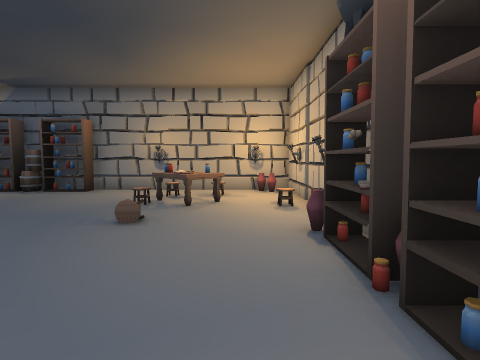
[1] (above)

24 first-person views from a walk through a Unity game level. The camera is 1.3 m above the floor, tilts 4° down and sees 80° across. The floor is counted in squares, 1 m on a side. Each view is taken from the middle of a square. On the plan, view 1 faces up. The plan holds only what a view shows up to about 13 squares ahead; the rest is blank. The place goes on beyond the plan. Some animated figures are not drawn. Door leaves are left out, so doorways stand open.

[2]
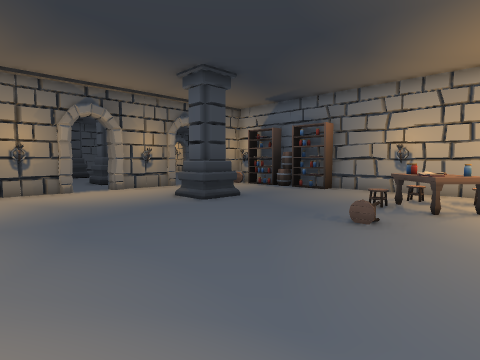

[3]
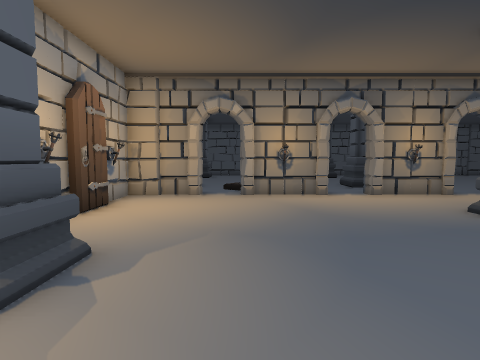

[4]
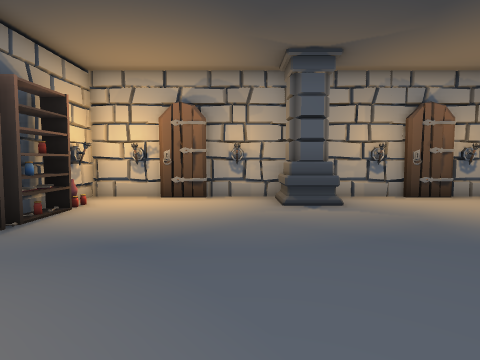

[5]
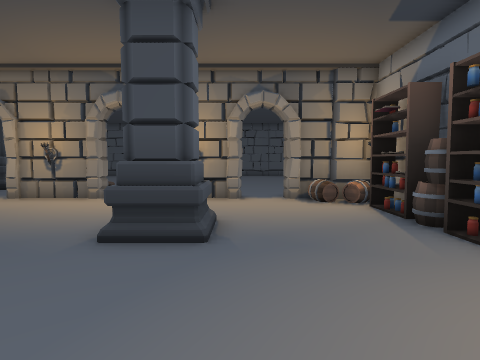

[6]
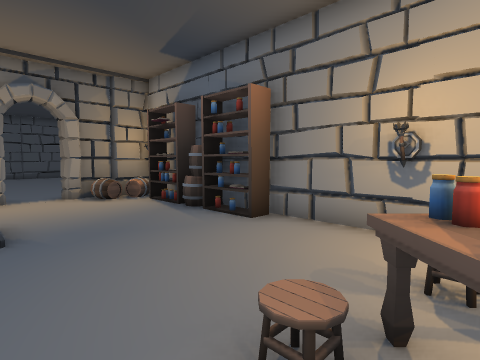

[7]
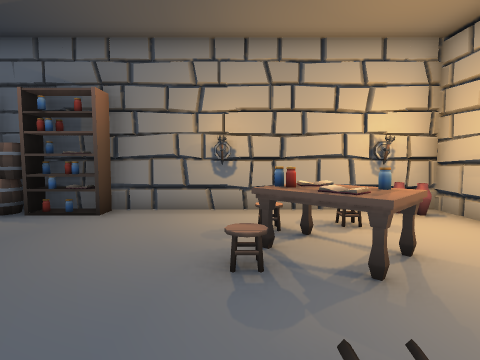

[8]
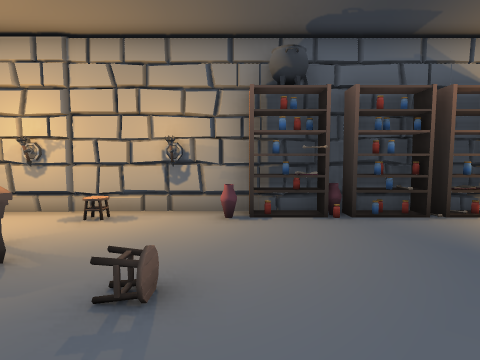

[9]
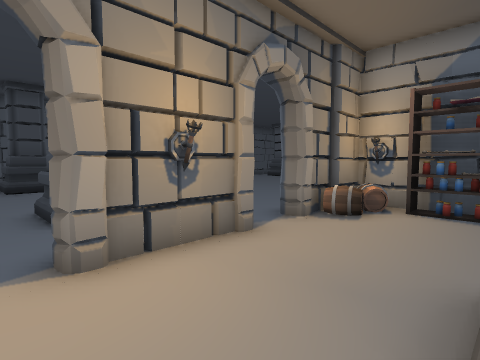

[10]
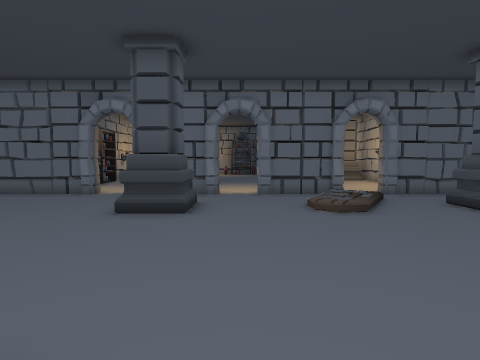

[11]
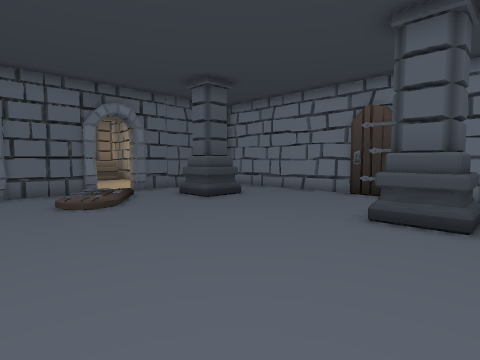

[12]
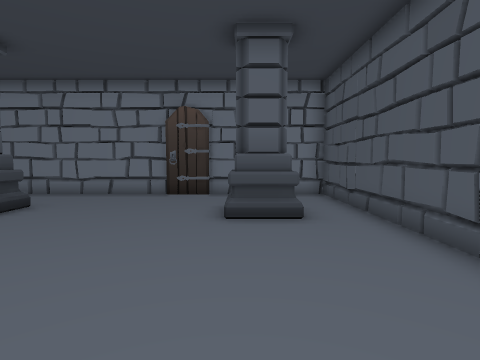

[13]
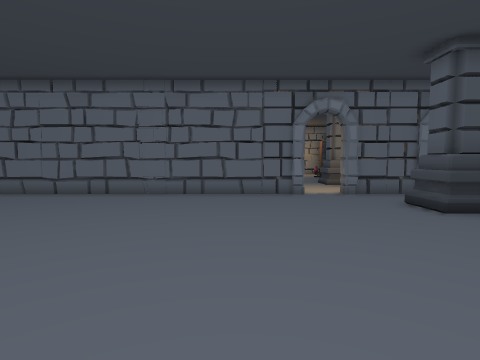

[14]
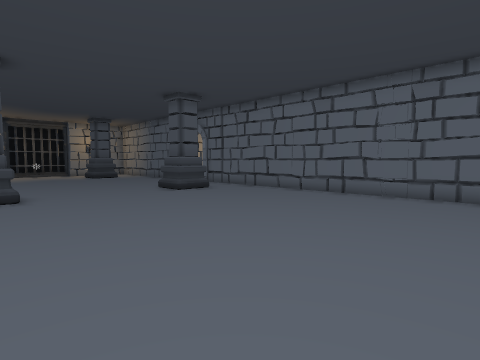

[15]
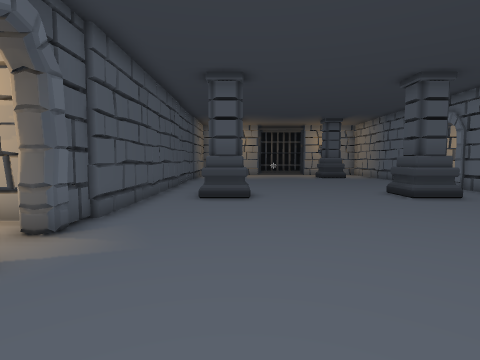

[16]
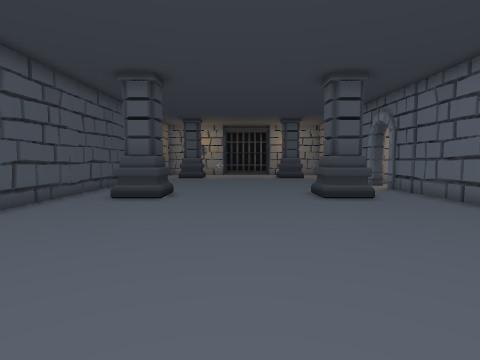

[17]
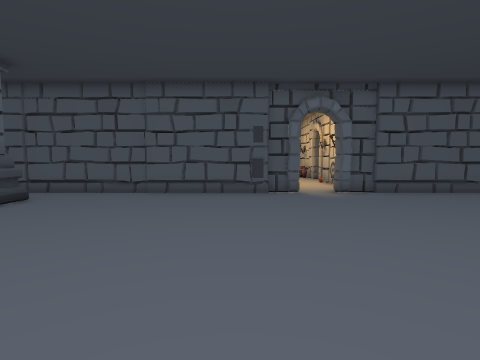

[18]
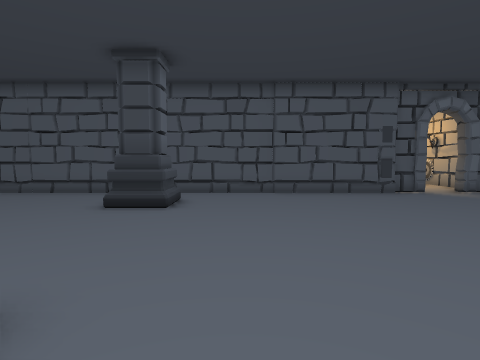

[19]
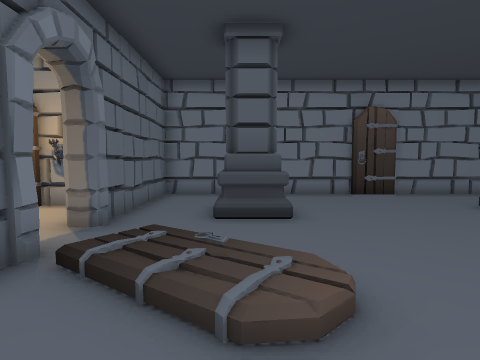

[20]
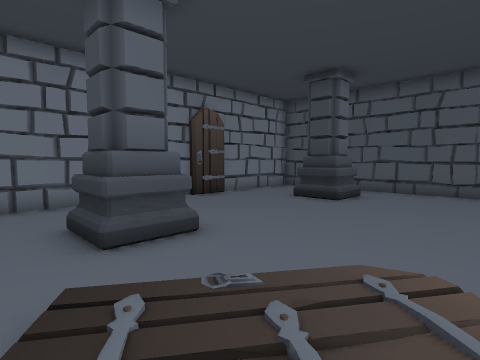

[21]
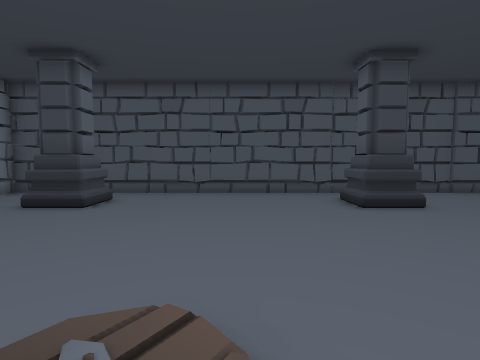

[22]
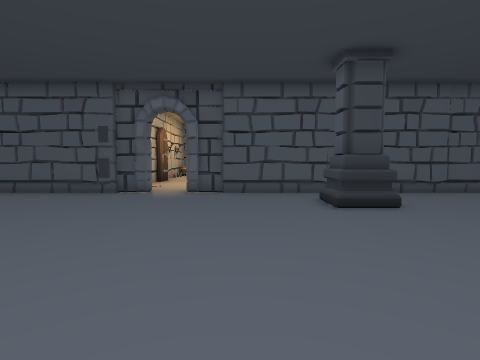

[23]
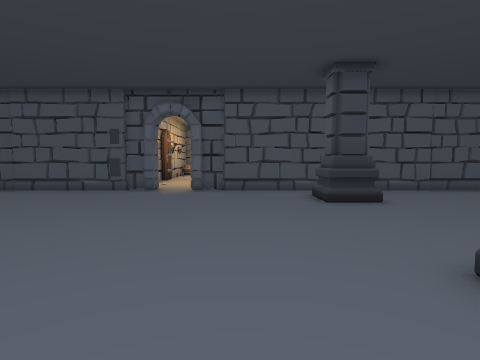

[24]
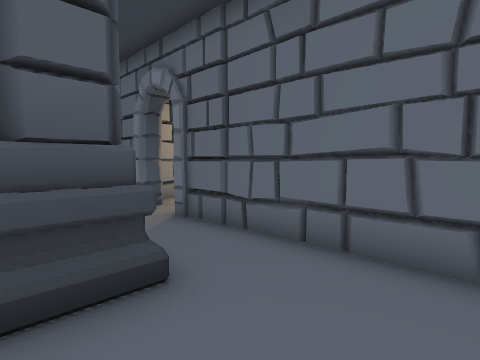

### Floor plan
Points are (right, up) in squares from view 1. A wall is a line through its corners. A room is listed if a view was taken in it or the views show most of it. See-through windows are left out.
Room 1 (views 1, 2, 3, 4, 5, 6, 7, 8, 9)
walls: (2.2, 4.5) (2.2, 12.5) (-12.5, 12.5) (-12.5, 11.1); (-12.7, 3.3) (-12.7, 0.1); (-4.6, -4.1) (-1.7, -4.1); (-1.8, -3.8) (-0.2, -3.8); (-1.7, -3.8) (-1.3, -3.9); (-2.1, -4.1) (-1.8, -3.8) (-0.8, -3.8); (-12.7, 8) (-12.7, 4.9); (-8.9, -4.1) (-6.1, -4.1); (-10.1, -3.9) (-9.9, -3.9); (-0.2, -4.1) (2.2, -4.1) (2.2, -3.4); (-12.7, -1.5) (-12.7, -3); (-10.4, -3.8) (-8.9, -3.8); (-12.7, 9.6) (-13.2, 9.4); (-12.5, -3) (-12.5, -4.1) (-10.4, -4.1) (-10.1, -3.8) (-9.2, -3.7); (-12.7, 11.1) (-12.7, 9.5)
ways out: opening at (-13, -1) to room 2; open door at (-13.5, 4.5) to room 2; open door at (-13, 8.5) to room 2
objects: other object (-13, 2) to (-12, 2); other object (-12, 11); other object (-12, 12); other object (-11, 11); other object (-11, 12); other object (-10, 11); other object (-10, 12); other object (-9, 6) to (-8, 7); other object (-9, 12); other object (-8, 12); other object (-7, 11); other object (-7, 12); other object (-6, -3) to (-4, -2); other object (-6, 12); other object (-3, 9); other object (-3, 12); other object (-2, 8); other object (-2, 9); other object (-2, 10); other object (-1, 8); other object (-1, 9); other object (0, 3); other object (1, -2); other object (1, 3); other object (1, 5); other object (1, 12); other object (2, -3); other object (2, -2); other object (2, -1); other object (2, 0); other object (2, 1); other object (2, 2); other object (2, 3); other object (2, 4)
Room 2 (views 10, 11, 12, 13, 14, 15, 16, 17, 18, 19, 20, 21, 22, 23, 24)
walls: (-13.2, 9.5) (-13.2, 25.9); (-26.2, 15.1) (-26.2, -6.9) (-21.7, -6.9); (-13.2, 4.9) (-13.2, 8); (-26.3, 16) (-26.3, 15.1); (-26.2, 16.4) (-26.2, 15.9); (-26.2, 17.9) (-26.7, 17.8); (-26.2, 18.4) (-26.2, 18) (-26.6, 17.8); (-12.8, 18.3) (-13.4, 18.6); (-26.3, 19.4) (-26.3, 18.3); (-13.2, 0.1) (-13.2, 3.4); (-12.9, 22.9) (-13.5, 23.2); (-21.8, -6.6) (-20.5, -6.5); (-21.9, -6.6) (-21.4, -6.7); (-13.4, 25.4) (-13.4, 25.9); (-21.9, -6.7) (-20.3, -6.7); (-20.5, -6.9) (-13.2, -6.9) (-13.2, -1.5); (-26.2, 26.5) (-26.2, 19.4)
ways out: opening at (-13, -1) to room 1; open door at (-13.5, 4.5) to room 1; open door at (-13, 8.5) to room 1; opening at (-26.5, 17); open door at (-13.5, 26)
objects: other object (-24, -4) to (-23, -2); other object (-24, 6) to (-23, 7); other object (-24, 23) to (-23, 24); other object (-17, -4) to (-16, -2); other object (-17, 6) to (-16, 7); other object (-17, 23) to (-16, 24); other object (-13, 6)

Where each view was taken, in squares from view 1:
view 1: 0 up, 0 right, facing up
view 2: 0 up, 0 right, facing up-left
view 3: 0 up, 2 left, facing left
view 4: 6 up, 3 left, facing down
view 5: 8 up, 3 left, facing left
view 6: 7 up, 2 left, facing up-left
view 7: 5 up, 3 left, facing up
view 8: 5 up, 5 left, facing right
view 9: 4 up, 9 left, facing up-left
view 10: 4 up, 24 left, facing right
view 11: 4 up, 25 left, facing down-right
view 12: 4 up, 23 left, facing down
view 13: 12 up, 24 left, facing right
view 14: 12 up, 24 left, facing up-right
view 15: 13 up, 23 left, facing up
view 16: 13 up, 20 left, facing up
view 17: 14 up, 15 left, facing left
view 18: 9 up, 15 left, facing left
view 19: 4 up, 16 left, facing down
view 20: 2 up, 14 left, facing down-left
view 21: 2 up, 15 left, facing left
view 22: 20 up, 15 left, facing left
view 23: 20 up, 14 left, facing left
view 24: 20 up, 17 left, facing up-right
